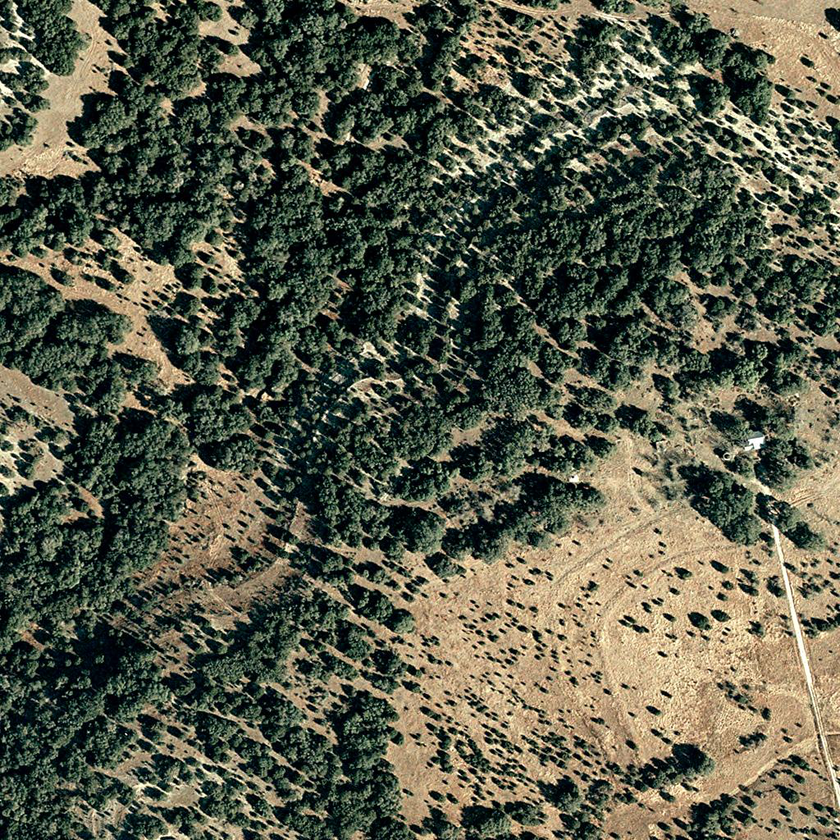
#> input picture data/t0.png, 840 x 840 px, shrunk from 1024 x 1024 before the run
$ python -i features.py   (imports and definitions only)
#> lines starting #> are read from the running program, lines starting #| are printed output that depends on the picture
import cv2
import numpy as np


def rgb_features(image: np.ndarray) -> np.ndarray:
    if image.dtype == np.uint8:
        return image.astype(np.float32) / 255.0
    return image.astype(np.float32)


def hsv_features(image: np.ndarray) -> np.ndarray:
    if image.dtype != np.uint8:
        image_255 = (np.clip(image, 0, 1) * 255).astype(np.uint8)
    else:
        image_255 = image.copy()

    hsv = cv2.cvtColor(image_255, cv2.COLOR_RGB2HSV).astype(np.float32)
    hsv[:, :, 0] /= 179.0
    hsv[:, :, 1] /= 255.0
    hsv[:, :, 2] /= 255.0
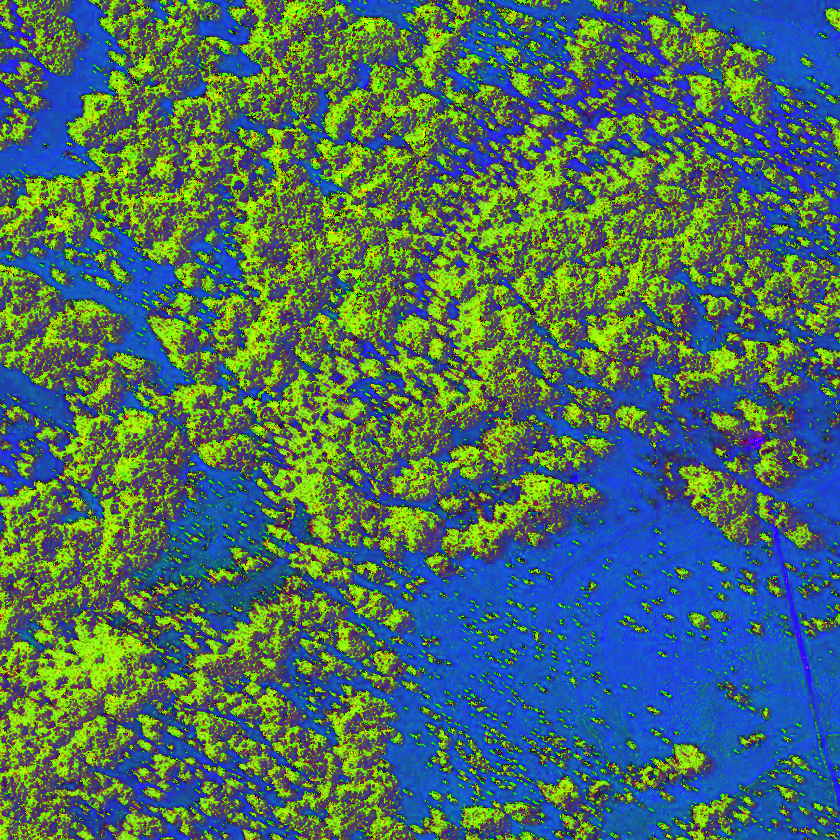
#> hsv: shape (840, 840, 3) float32; mean R, G, B 0.291, 0.429, 0.386
    return hsv


def green_ratio(image: np.ndarray) -> np.ndarray:
    if image.dtype == np.uint8:
        image = image.astype(np.float32) / 255.0
    else:
        image = image.astype(np.float32)

    r = image[:, :, 0]
    g = image[:, :, 1]
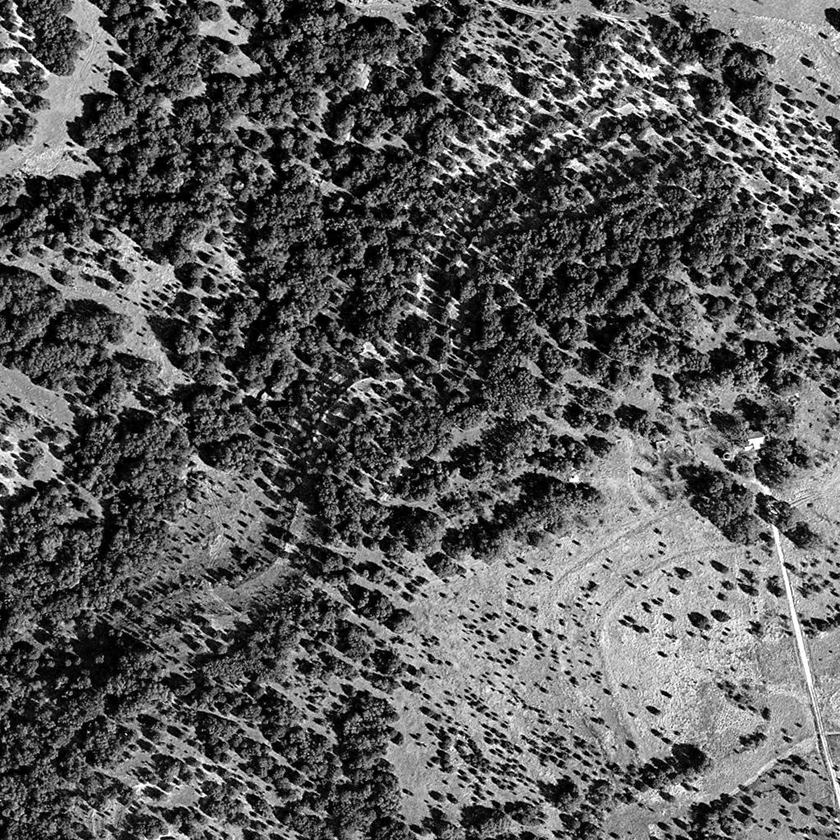
#> g: shape (840, 840) float32; min 0, max 1, mean 0.359
    b = image[:, :, 2]
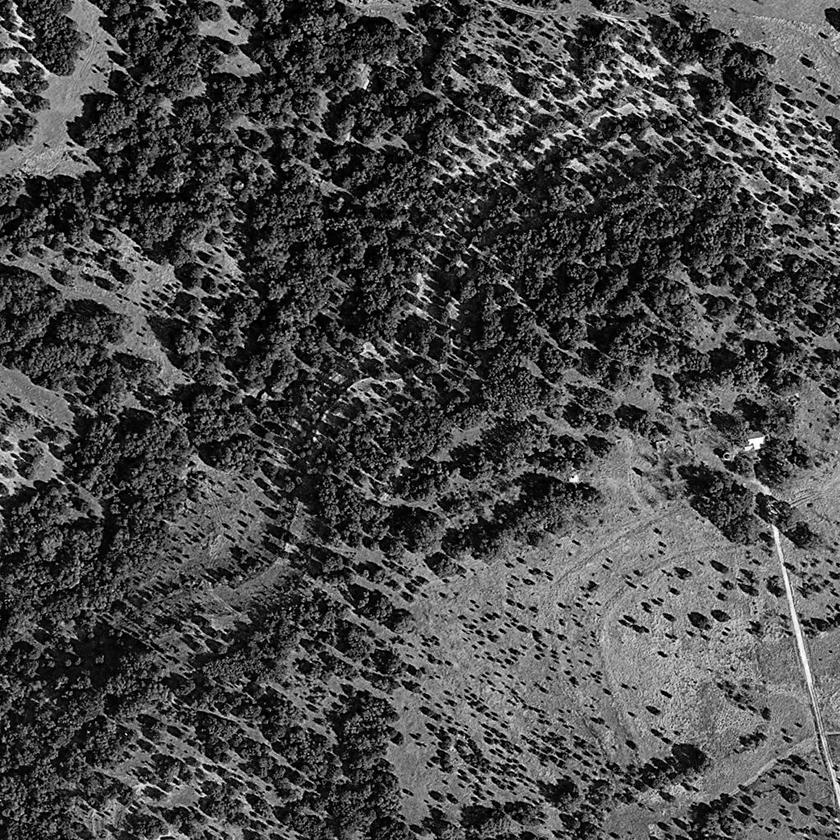
#> b: shape (840, 840) float32; min 0, max 1, mean 0.289

    return g / (r + g + b + 1e-6)
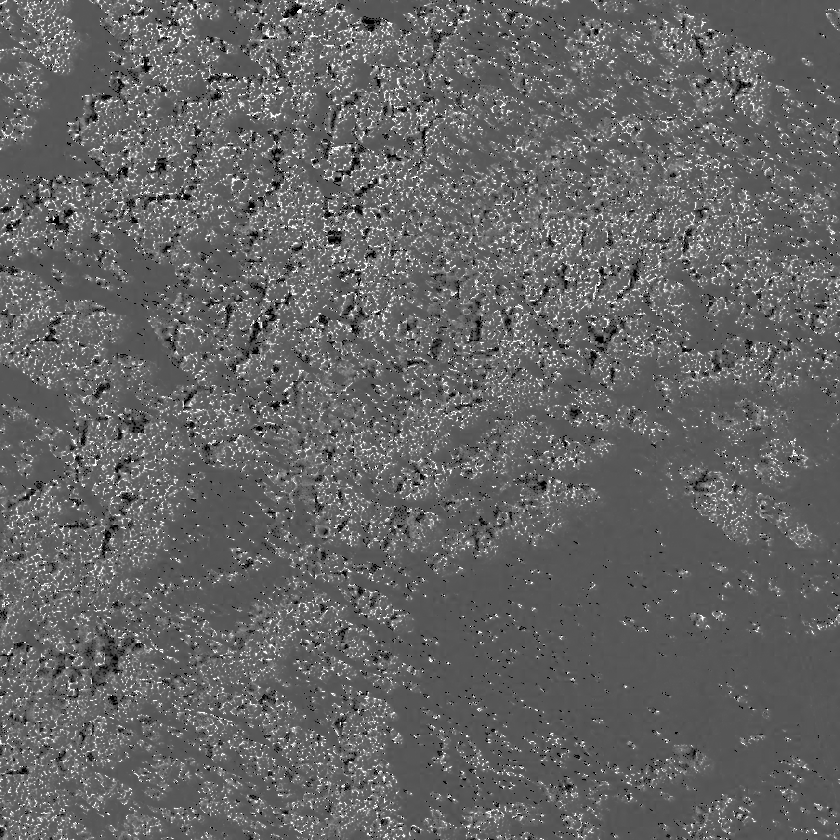
#> returned value: shape (840, 840) float32; min 0, max 1, mean 0.397


def rgb_to_gray(image: np.ndarray) -> np.ndarray:
    if image.dtype != np.uint8:
        image_255 = (np.clip(image, 0, 1) * 255).astype(np.uint8)
    else:
        image_255 = image.copy()

    gray = cv2.cvtColor(image_255, cv2.COLOR_RGB2GRAY).astype(np.float32) / 255.0
    return gray


def local_mean(gray_image: np.ndarray, kernel_size: int = 5) -> np.ndarray:
#> called with kernel_size = 5
    return cv2.blur(gray_image.astype(np.float32), (kernel_size, kernel_size))


def local_variance(gray_image: np.ndarray, kernel_size: int = 5) -> np.ndarray:
#> called with kernel_size = 5
    gray = gray_image.astype(np.float32)
    mean = cv2.blur(gray, (kernel_size, kernel_size))
    mean_sq = cv2.blur(gray ** 2, (kernel_size, kernel_size))
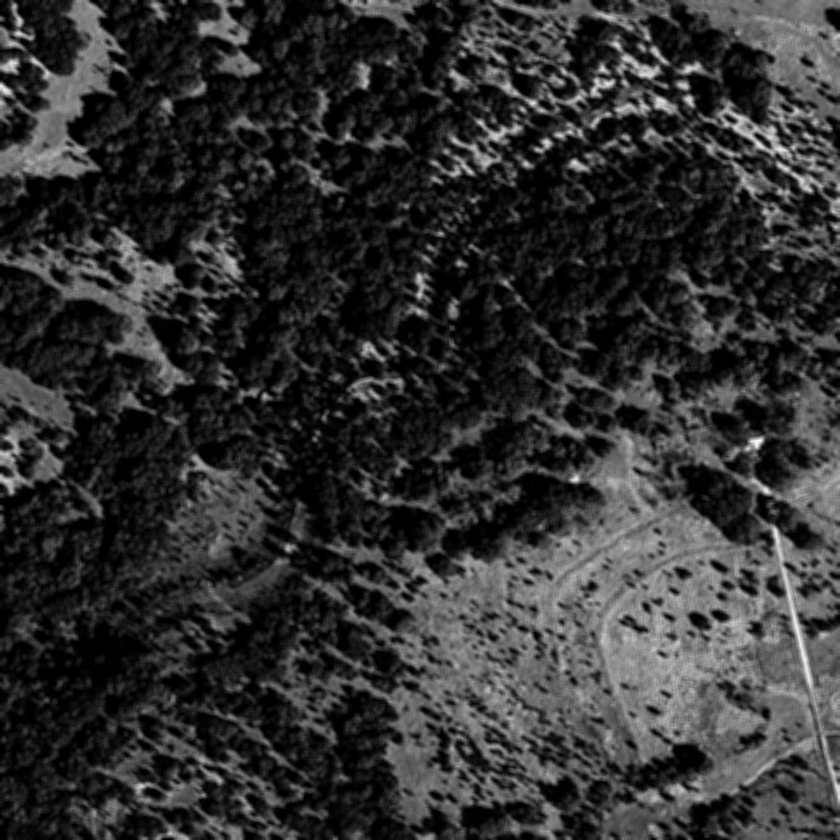
#> mean_sq: shape (840, 840) float32; min 6.15e-06, max 0.98, mean 0.195
    return mean_sq - mean ** 2
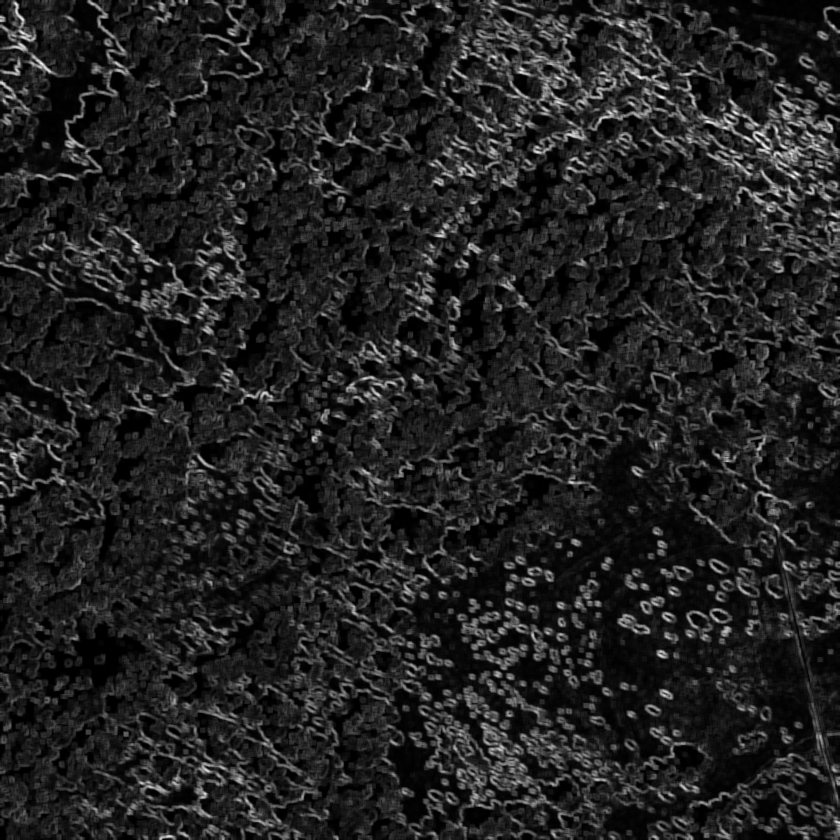
#> returned value: shape (840, 840) float32; min 5.91e-07, max 0.178, mean 0.024; drawn with min black and max white


def build_feature_stack(image: np.ndarray, kernel_size: int = 5) -> np.ndarray:
    rgb = rgb_features(image)
    hsv = hsv_features(image)
    g_ratio = green_ratio(image)

    gray = rgb_to_gray(image)
    mean_local = local_mean(gray, kernel_size=kernel_size)
    var_local = local_variance(gray, kernel_size=kernel_size)

    feature_stack = np.dstack([
        rgb[:, :, 0], rgb[:, :, 1], rgb[:, :, 2],
        hsv[:, :, 0], hsv[:, :, 1], hsv[:, :, 2],
        g_ratio,
        mean_local,
        var_local
    ])

    return feature_stack

>>> import cv2
>>> picture = cv2.cvtColor(cv2.imread('../data/t0.png'), cv2.COLOR_BGR2RGB)
>>> result = build_feature_stack(picture)

$ run again, on data/t1.png
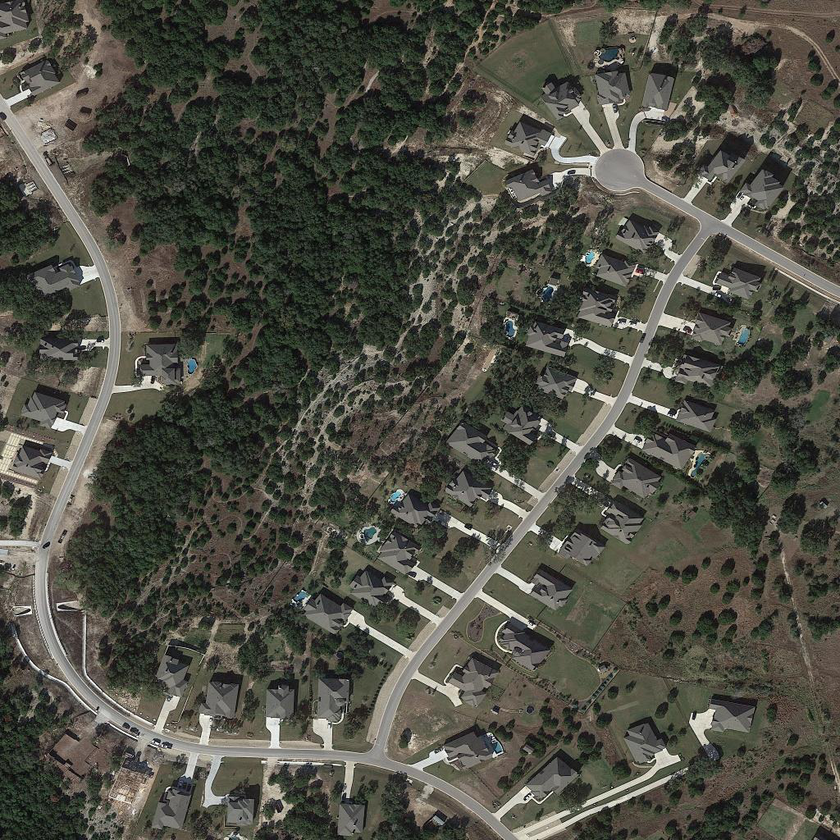
#> input picture data/t1.png, 840 x 840 px, shrunk from 1024 x 1024 before the run
#> in hsv_features, `hsv[:, :, 2] /= 255.0`:
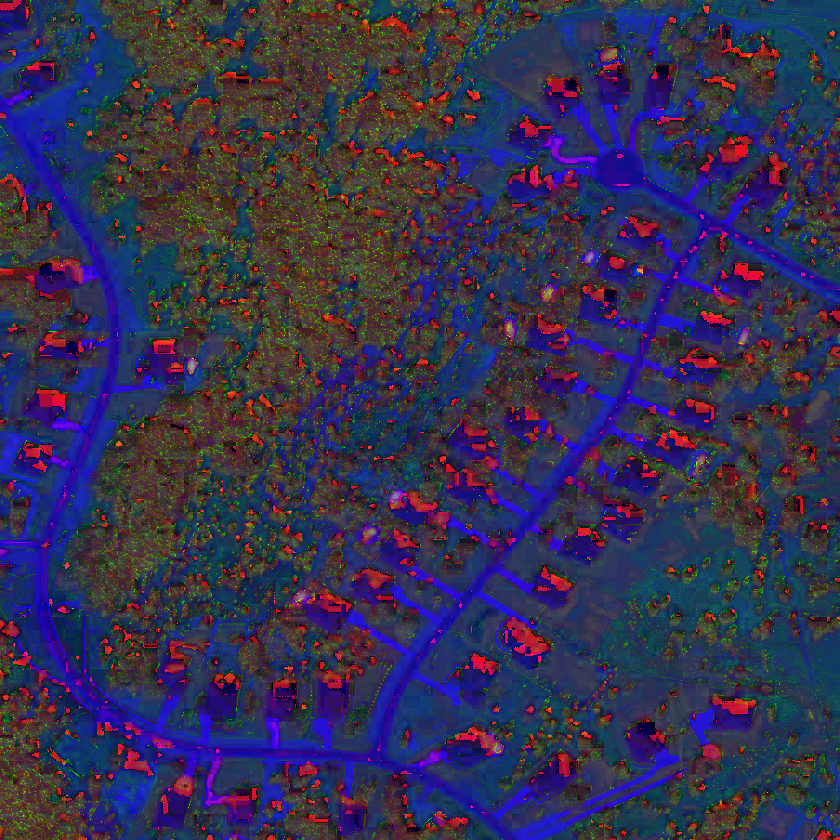
#> hsv: shape (840, 840, 3) float32; mean R, G, B 0.21, 0.19, 0.317
#> in local_variance, `return mean_sq - mean ** 2`:
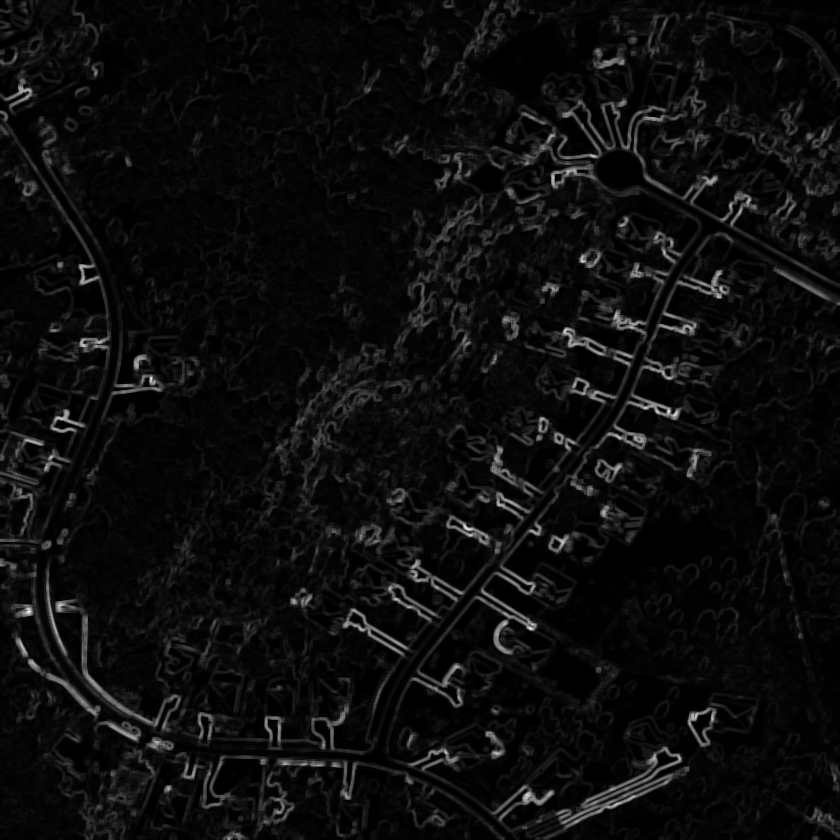
#> returned value: shape (840, 840) float32; min 2.85e-06, max 0.138, mean 0.00727; drawn with min black and max white

$ run again, on data/train_118.png
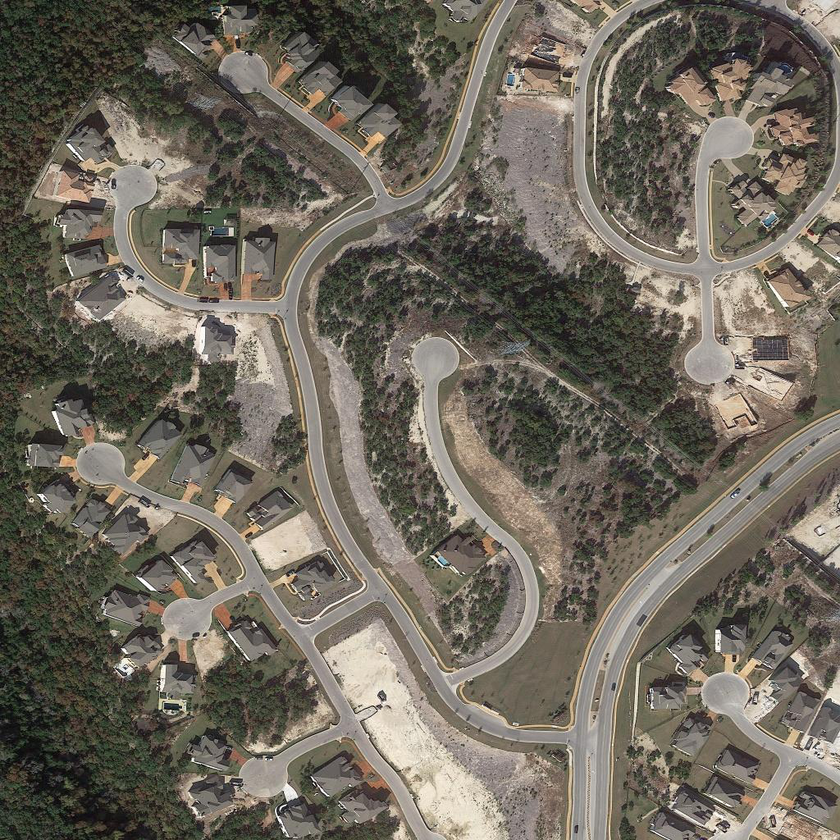
#> input picture data/train_118.png, 840 x 840 px, shrunk from 1024 x 1024 before the run
#> in local_variance, `mean_sq = cv2.blur(gray ** 2, (kernel_size, kernel_size))`:
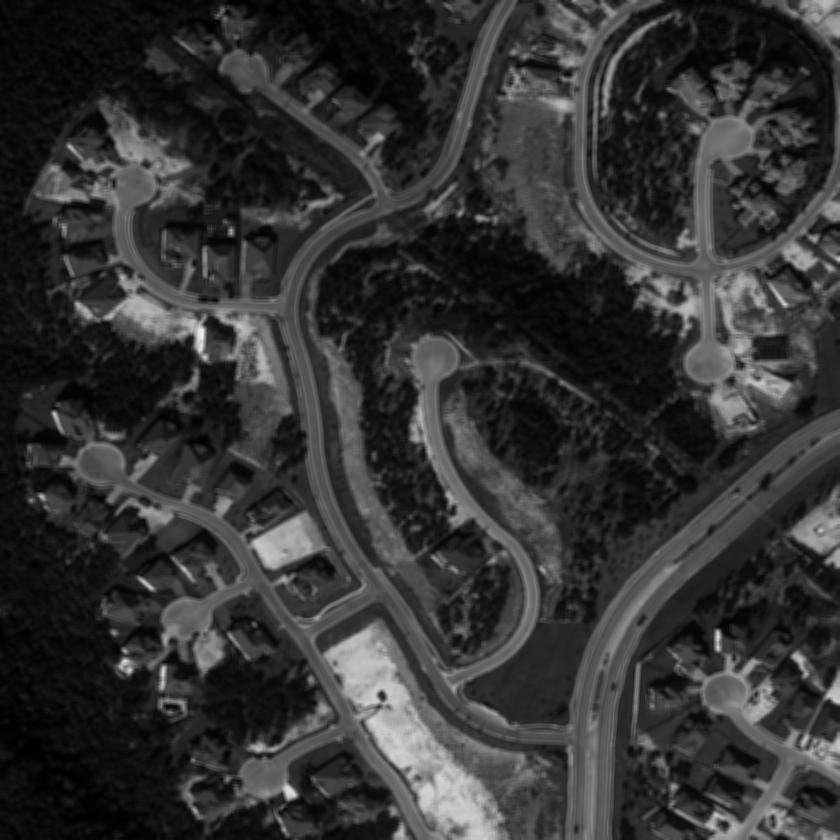
#> mean_sq: shape (840, 840) float32; min 0.00357, max 0.953, mean 0.205
#> in local_variance, `return mean_sq - mean ** 2`:
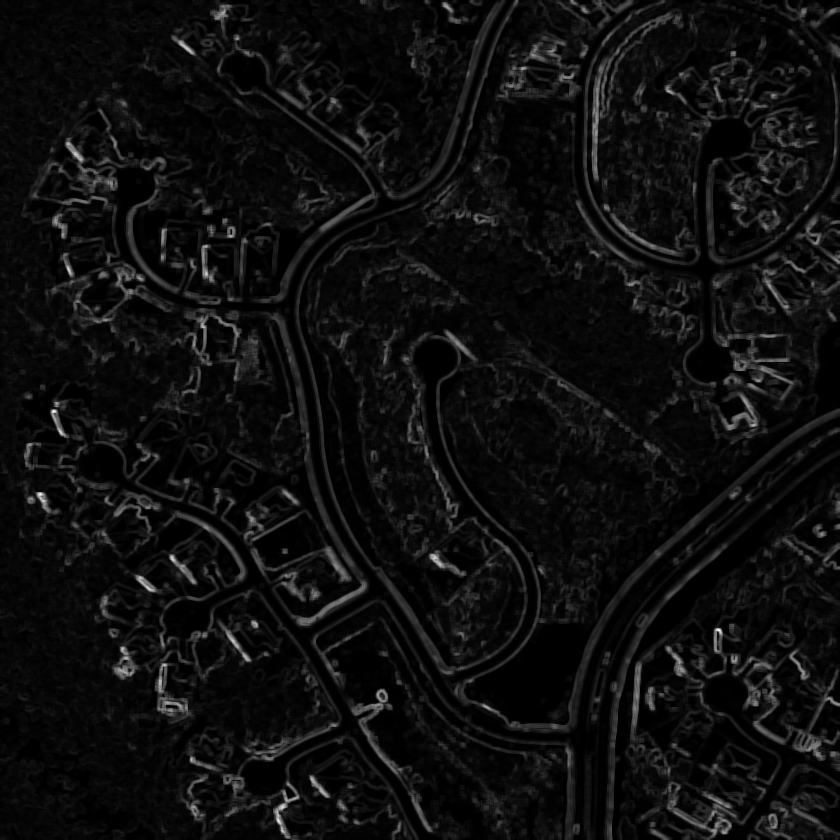
#> returned value: shape (840, 840) float32; min 0, max 0.138, mean 0.00812; drawn with min black and max white
